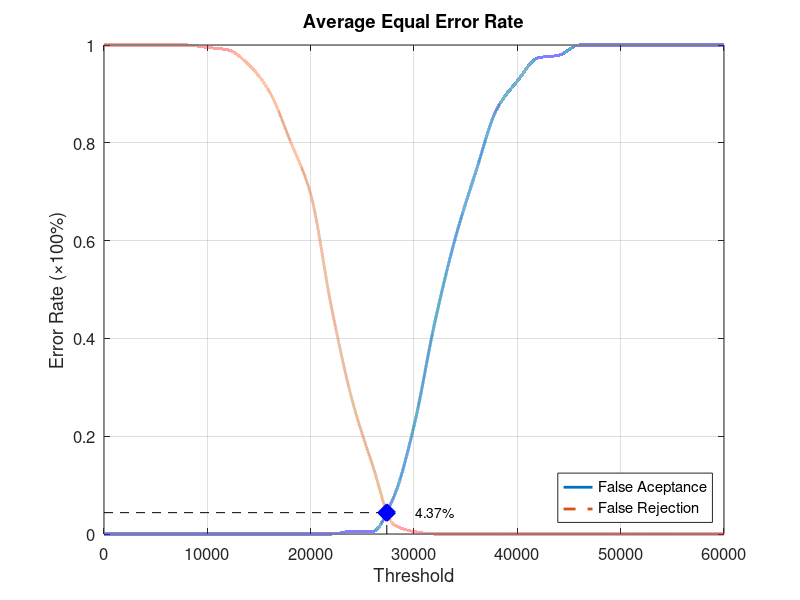
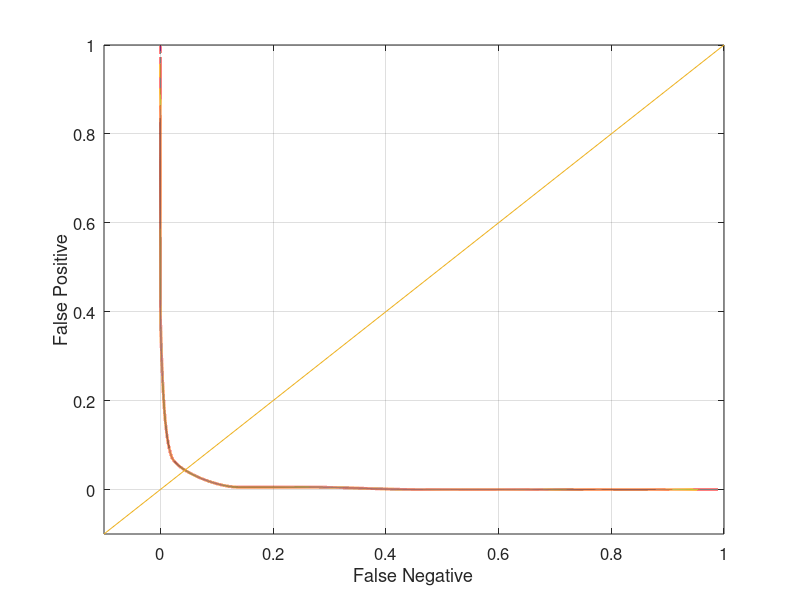

The MATLAB script that drew these images, in order:
function yEER = Database5_2
close all;
clear;
clc;
x = 0:2000:60000;
xq = 0:0.5:60000;

y0 = [0 0 0 0 0 0 0 0 0 0 0 0 0.00526316 0.00526316 0.0736842 0.221053 0.431579 0.605263 0.742105 0.868421 0.926316 0.973684 0.978947 1 1 1 1 1 1 1 1];
yy0 = interp1(x, y0, xq, 'pchip');
y1 = [1 1 1 1 1 0.995 0.99 0.96 0.905 0.805 0.695 0.465 0.275 0.14 0.02 0.005 0 0 0 0 0 0 0 0 0 0 0 0 0 0 0];
yy1 = interp1(x, y1, xq, 'pchip');

% Calculating EER: 
y2 = abs(y0 - y1);
find(y2 == min(y2))
yy2 = abs(yy0 - yy1);
xEER = find(yy2 == min(yy2));
xEERIndex = xq(xEER) % X-axis EER
yEER = yy0(xEER) % Y-axis EER

main = figure
plot(xq, yy0,'-','LineWidth', 2);	hold on
plot(xq, yy1,'--','LineWidth', 2);	hold on
plot([xEERIndex xEERIndex], [0 yEER], 'k--');	hold on
plot([0 xEERIndex], [yEER yEER], 'k--');	hold on
plot(xEERIndex, yEER, 'bx', 'LineWidth', 10);	hold on
text(xEERIndex + 10 * xEERIndex / 100, yEER, [num2str(round((10000 * yEER)) / 100) '%'])
legend('False Aceptance', 'False Rejection', 'Location', 'SouthEast')
xlabel('Threshold')
ylabel('Error Rate (\times100%)')
title('Average Equal Error Rate')
set(gca, 'FontSize', 12)
axis([0 60000 0 1])
grid on

print(main, 'Database5_2Main', '-dpng');
FNRxFPR = figure('Color', [1 1 1]);
plot(yy1, yy0, '-', yy1, yy0, 'LineWidth', 2);
hold on
y = -0.1:0.1:1
plot(y, y); 
set(gca, 'FontSize', 12)
xlabel('False Negative')
ylabel('False Positive')
axis([-0.1 1 -0.1 1])
set(gca, 'FontSize', 12)
grid on

print(FNRxFPR, 'Database5_2FNRxFPR','-dpng');
end
